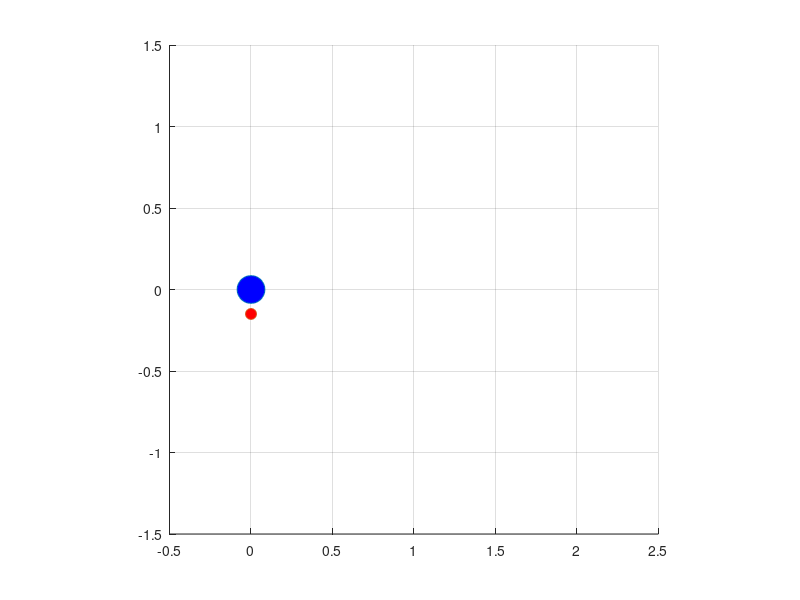

Write the MATLAB code that produced this figure. (Note: this script raises an error after producing the figure.)
clear;
close all;

dt = 0.04;%%時間刻み=離散時間Tsとして使用
Tfin = 0.62;%シミュレーション終了時間
t1 = [0:dt:Tfin];

u1 = ones(1,length(t1)) * 5;
u2 = ones(1,length(t1)) * 5;

si = zeros(length(t1),3);
si(1,:) = [0 0 -pi/2];%状態ξの初期値を設定

x = si(1,1) + 0.15 * cos(si(1,3));
y = si(1,2) + 0.15 * sin(si(1,3));

hold on;
axis equal;
grid on;

axis([-0.5 2.5 -1.5 1.5])

h = plot(si(1,1),si(1,2), 'o', 'MarkerSize' ,20, 'MarkerFaceColor', 'b');
h2 = plot(x,y,'o', 'MarkerSize' ,8, 'MarkerFaceColor', 'r');

for i = 1:length(t1)-1

    %θ(n),すなわち si(i+1,3) をx(n),y(n)の計算に使う
    si(i+1,3) = si(i,3) + u2(i) * dt;
    si(i+1,1) = si(i,1) + u1(i) * cos(si(i+1,3)) * dt;
    si(i+1,2) = si(i,2) + u1(i) * sin(si(i+1,3)) * dt;

    set(h, 'XData', si(i,1),'YData', si(i,2));
    set(h2, 'XData', si(i,1) + 0.15 * cos(si(i,3)),'YData', si(i,2) + 0.15 * sin(si(i,3)));

    drawnow;

    F = getframe(gcf);
    % RGBデータをインデックス付きデータに変更
    [X,map] = rgb2ind(F.cdata,256);
    if i==1
        pause(2)
        % GIFファイルに書き出し
        imwrite(X,map,'twowheels.gif')
    else
        % 2回目以降は'append'でアニメーションを作成
        imwrite(X,map,'twowheels.gif','WriteMode','append')
    end

end
